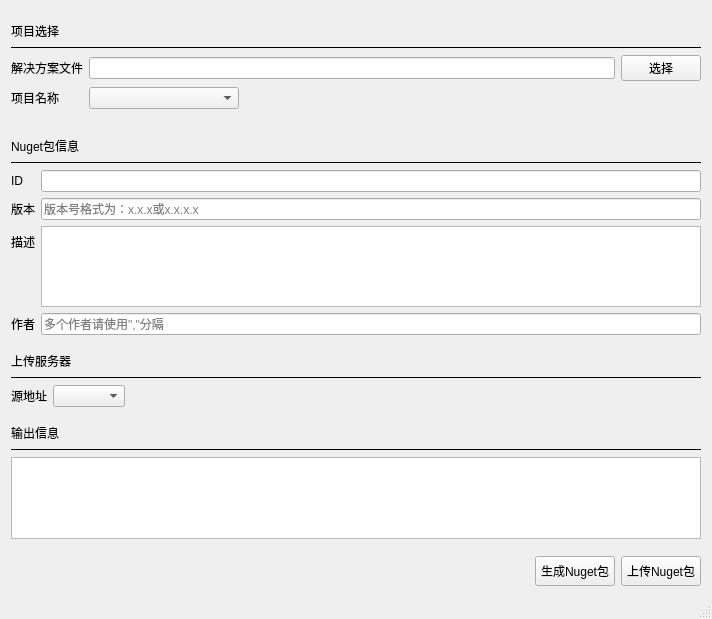
<?xml version="1.0" encoding="UTF-8"?>
<ui version="4.0">
 <class>NugetManagerClass</class>
 <widget class="QMainWindow" name="NugetManagerClass">
  <property name="geometry">
   <rect>
    <x>0</x>
    <y>0</y>
    <width>712</width>
    <height>619</height>
   </rect>
  </property>
  <property name="windowTitle">
   <string>NugetManager</string>
  </property>
  <widget class="QWidget" name="centralWidget">
   <layout class="QVBoxLayout" name="verticalLayout_7">
    <item>
     <widget class="QWidget" name="widget_3" native="true">
      <layout class="QVBoxLayout" name="verticalLayout_3">
       <property name="leftMargin">
        <number>0</number>
       </property>
       <property name="rightMargin">
        <number>0</number>
       </property>
       <item>
        <layout class="QVBoxLayout" name="verticalLayout">
         <item>
          <widget class="QLabel" name="label_3">
           <property name="text">
            <string>项目选择</string>
           </property>
          </widget>
         </item>
         <item>
          <widget class="Line" name="line">
           <property name="frameShadow">
            <enum>QFrame::Plain</enum>
           </property>
           <property name="orientation">
            <enum>Qt::Horizontal</enum>
           </property>
          </widget>
         </item>
        </layout>
       </item>
       <item>
        <layout class="QGridLayout" name="gridLayout">
         <item row="1" column="1">
          <widget class="QWidget" name="widget_2" native="true">
           <layout class="QHBoxLayout" name="horizontalLayout_2">
            <property name="leftMargin">
             <number>0</number>
            </property>
            <property name="topMargin">
             <number>0</number>
            </property>
            <property name="rightMargin">
             <number>0</number>
            </property>
            <property name="bottomMargin">
             <number>0</number>
            </property>
            <item>
             <widget class="QComboBox" name="comboBox_proj">
              <property name="minimumSize">
               <size>
                <width>150</width>
                <height>0</height>
               </size>
              </property>
              <property name="sizeAdjustPolicy">
               <enum>QComboBox::AdjustToContents</enum>
              </property>
             </widget>
            </item>
            <item>
             <spacer name="horizontalSpacer">
              <property name="orientation">
               <enum>Qt::Horizontal</enum>
              </property>
              <property name="sizeHint" stdset="0">
               <size>
                <width>524</width>
                <height>18</height>
               </size>
              </property>
             </spacer>
            </item>
           </layout>
          </widget>
         </item>
         <item row="0" column="1">
          <widget class="QWidget" name="widget" native="true">
           <layout class="QHBoxLayout" name="horizontalLayout">
            <property name="leftMargin">
             <number>0</number>
            </property>
            <property name="topMargin">
             <number>0</number>
            </property>
            <property name="rightMargin">
             <number>0</number>
            </property>
            <property name="bottomMargin">
             <number>0</number>
            </property>
            <item>
             <widget class="QLineEdit" name="lineEdit_path">
              <property name="readOnly">
               <bool>true</bool>
              </property>
             </widget>
            </item>
            <item>
             <widget class="QPushButton" name="pushButton_select">
              <property name="text">
               <string>选择</string>
              </property>
             </widget>
            </item>
           </layout>
          </widget>
         </item>
         <item row="0" column="0">
          <widget class="QLabel" name="label">
           <property name="text">
            <string>解决方案文件</string>
           </property>
          </widget>
         </item>
         <item row="1" column="0">
          <widget class="QLabel" name="label_2">
           <property name="text">
            <string>项目名称</string>
           </property>
          </widget>
         </item>
        </layout>
       </item>
      </layout>
     </widget>
    </item>
    <item>
     <widget class="QWidget" name="widget_4" native="true">
      <layout class="QVBoxLayout" name="verticalLayout_5">
       <property name="leftMargin">
        <number>0</number>
       </property>
       <property name="rightMargin">
        <number>0</number>
       </property>
       <item>
        <layout class="QVBoxLayout" name="verticalLayout_2">
         <item>
          <widget class="QLabel" name="label_4">
           <property name="text">
            <string>Nuget包信息</string>
           </property>
          </widget>
         </item>
         <item>
          <widget class="Line" name="line_2">
           <property name="frameShadow">
            <enum>QFrame::Plain</enum>
           </property>
           <property name="orientation">
            <enum>Qt::Horizontal</enum>
           </property>
          </widget>
         </item>
        </layout>
       </item>
       <item>
        <layout class="QFormLayout" name="formLayout_2">
         <item row="0" column="0">
          <widget class="QLabel" name="label_5">
           <property name="text">
            <string>ID</string>
           </property>
          </widget>
         </item>
         <item row="1" column="0">
          <widget class="QLabel" name="label_6">
           <property name="text">
            <string>版本</string>
           </property>
          </widget>
         </item>
         <item row="2" column="0">
          <widget class="QLabel" name="label_7">
           <property name="text">
            <string>描述</string>
           </property>
          </widget>
         </item>
         <item row="3" column="0">
          <widget class="QLabel" name="label_8">
           <property name="text">
            <string>作者</string>
           </property>
          </widget>
         </item>
         <item row="0" column="1">
          <widget class="QLineEdit" name="lineEdit_id"/>
         </item>
         <item row="1" column="1">
          <widget class="QLineEdit" name="lineEdit_version">
           <property name="placeholderText">
            <string>版本号格式为：x.x.x或x.x.x.x</string>
           </property>
          </widget>
         </item>
         <item row="2" column="1">
          <widget class="QPlainTextEdit" name="plainTextEdit_desc"/>
         </item>
         <item row="3" column="1">
          <widget class="QLineEdit" name="lineEdit_author">
           <property name="placeholderText">
            <string>多个作者请使用&quot;,&quot;分隔</string>
           </property>
          </widget>
         </item>
        </layout>
       </item>
      </layout>
     </widget>
    </item>
    <item>
     <widget class="QWidget" name="widget_6" native="true">
      <layout class="QVBoxLayout" name="verticalLayout_8">
       <property name="leftMargin">
        <number>0</number>
       </property>
       <property name="topMargin">
        <number>0</number>
       </property>
       <property name="rightMargin">
        <number>0</number>
       </property>
       <property name="bottomMargin">
        <number>0</number>
       </property>
       <item>
        <widget class="QLabel" name="label_10">
         <property name="text">
          <string>上传服务器</string>
         </property>
        </widget>
       </item>
       <item>
        <widget class="Line" name="line_4">
         <property name="frameShadow">
          <enum>QFrame::Plain</enum>
         </property>
         <property name="orientation">
          <enum>Qt::Horizontal</enum>
         </property>
        </widget>
       </item>
       <item>
        <layout class="QHBoxLayout" name="horizontalLayout_4">
         <item>
          <widget class="QLabel" name="label_11">
           <property name="text">
            <string>源地址</string>
           </property>
          </widget>
         </item>
         <item>
          <widget class="QComboBox" name="comboBox_source"/>
         </item>
         <item>
          <spacer name="horizontalSpacer_3">
           <property name="orientation">
            <enum>Qt::Horizontal</enum>
           </property>
           <property name="sizeHint" stdset="0">
            <size>
             <width>40</width>
             <height>20</height>
            </size>
           </property>
          </spacer>
         </item>
        </layout>
       </item>
      </layout>
     </widget>
    </item>
    <item>
     <widget class="QWidget" name="widget_5" native="true">
      <layout class="QVBoxLayout" name="verticalLayout_6">
       <property name="leftMargin">
        <number>0</number>
       </property>
       <property name="rightMargin">
        <number>0</number>
       </property>
       <item>
        <layout class="QVBoxLayout" name="verticalLayout_4">
         <item>
          <widget class="QLabel" name="label_9">
           <property name="text">
            <string>输出信息</string>
           </property>
          </widget>
         </item>
         <item>
          <widget class="Line" name="line_3">
           <property name="frameShadow">
            <enum>QFrame::Plain</enum>
           </property>
           <property name="orientation">
            <enum>Qt::Horizontal</enum>
           </property>
          </widget>
         </item>
        </layout>
       </item>
       <item>
        <widget class="QTextBrowser" name="textBrowser"/>
       </item>
      </layout>
     </widget>
    </item>
    <item>
     <layout class="QHBoxLayout" name="horizontalLayout_3">
      <item>
       <spacer name="horizontalSpacer_2">
        <property name="orientation">
         <enum>Qt::Horizontal</enum>
        </property>
        <property name="sizeHint" stdset="0">
         <size>
          <width>40</width>
          <height>20</height>
         </size>
        </property>
       </spacer>
      </item>
      <item>
       <widget class="QPushButton" name="pushButton_build">
        <property name="minimumSize">
         <size>
          <width>0</width>
          <height>30</height>
         </size>
        </property>
        <property name="text">
         <string>生成Nuget包</string>
        </property>
       </widget>
      </item>
      <item>
       <widget class="QPushButton" name="pushButton_upload">
        <property name="minimumSize">
         <size>
          <width>0</width>
          <height>30</height>
         </size>
        </property>
        <property name="text">
         <string>上传Nuget包</string>
        </property>
       </widget>
      </item>
     </layout>
    </item>
   </layout>
  </widget>
  <widget class="QStatusBar" name="statusBar"/>
  <widget class="QMenuBar" name="menuBar">
   <property name="geometry">
    <rect>
     <x>0</x>
     <y>0</y>
     <width>712</width>
     <height>23</height>
    </rect>
   </property>
  </widget>
  <action name="actionsss">
   <property name="text">
    <string>sss</string>
   </property>
  </action>
 </widget>
 <layoutdefault spacing="6" margin="11"/>
 <resources>
  <include location="NugetManager.qrc"/>
 </resources>
 <connections/>
</ui>
